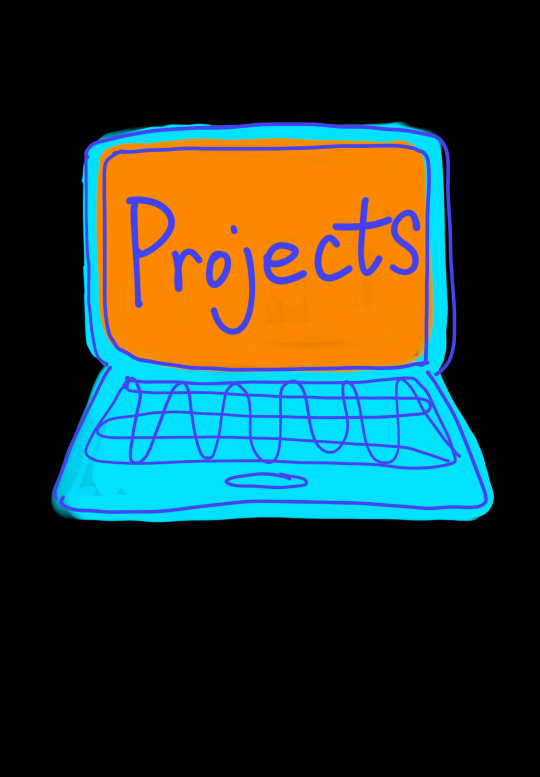
#> input picture assets/computer.jpg, 1080 x 1554 px (shown at 1/2 size)
$ python debug_trace.py
#> lines starting #> are read from the running program, lines starting #| are printed output that depends on the picture; after the words box and inside, x2 and y2 are one past the last pixel; in counts of white or black regions, pixels touching at a corner belong together
### vectorize_lineart.py
#!/usr/bin/env python3
"""
把手绘线稿(多色JPG/PNG)按颜色分层矢量化成SVG,并生成一个
"先画线条、再依次填色"的HTML动画demo。

依赖:
  - Python: pillow (pip install pillow --break-system-packages)
  - 命令行工具: potrace (Ubuntu/Debian: apt-get install potrace
                          Mac: brew install potrace)

用法:
  python3 vectorize_lineart.py \
      --input closed_backpack.jpg \
      --color pink 233,97,239 \
      --color blue 22,22,240 \
      --out-dir output/

第一个 --color 会被当成"线稿层"(先整体淡入一次),
之后每个 --color 会被当成"填色层"(依次淡入),
出现顺序 = 你在命令行里 --color 的先后顺序。
"""

import argparse, os, sys
from PIL import Image, ImageFilter
import potrace

def build_mask(im, target, threshold):
    w, h = im.size
    px = im.load()
    mask = Image.new('L', (w, h), 0)
    mpx = mask.load()
    tr, tg, tb = target
    for y in range(h):
        for x in range(w):
            r, g, b = px[x, y][:3]
            d = (r - tr) ** 2 + (g - tg) ** 2 + (b - tb) ** 2
            if d < threshold:
                mpx[x, y] = 255
    return mask

def close_mask(mask, radius):
    """形态学"闭运算":先膨胀(MaxFilter)把色块往外扩几个像素,再腐蚀(MinFilter)收回来。
    扩张时能把抗锯齿/描边不连续造成的小缝隙连起来,收回时把整体大小基本还原,
    净效果是碎片轮廓变少,而不明显改变色块的形状和大小。radius<=0 时跳过,不处理。"""
    if radius <= 0:
        return mask
    size = radius * 2 + 1
    dilated = mask.filter(ImageFilter.MaxFilter(size))
    return dilated.filter(ImageFilter.MinFilter(size))

def trace_mask_to_subpaths(mask_img, flatness=0.15):
    """mask_img: PIL 'L' image, matched-color pixels are dark (0), background is bright (255).
    Returns a list of SVG path 'd' strings, one per traced contour (solid piece or hole).
    They get joined into one <path d="..."> per layer -- potrace already encodes solid vs.
    hole as the winding direction of each contour, so SVG's default nonzero fill rule cuts
    holes out correctly on its own, with no extra pairing/grouping logic needed on our side."""
    bmp = potrace.Bitmap(mask_img)
    path = bmp.trace(opttolerance=flatness)
    ds = []
    for curve in path:
        d = f"M{curve.start_point.x:.2f},{curve.start_point.y:.2f}"
        for seg in curve:
            if seg.is_corner:
                d += f"L{seg.c.x:.2f},{seg.c.y:.2f}L{seg.end_point.x:.2f},{seg.end_point.y:.2f}"
            else:
                d += (
                    f"C{seg.c1.x:.2f},{seg.c1.y:.2f} "
                    f"{seg.c2.x:.2f},{seg.c2.y:.2f} "
                    f"{seg.end_point.x:.2f},{seg.end_point.y:.2f}"
                )
        d += "Z"
        ds.append(d)
    return ds

# [98 lines left out: functions main, build_reveal_html, not called in this run]

# [2 lines that do not run on import are left out]

### debug_trace.py
# -*- coding: utf-8 -*-
import sys
from PIL import Image
import vectorize_lineart as vl

im = Image.open("assets/computer.jpg").convert("RGB")
#> im is the input picture: PIL image 1080x1554 RGB; mean R, G, B 43.3, 57.2, 50.6
target = (0, 225, 255)  # 线稿层(青色)
threshold = 6500

mask = vl.build_mask(im, target, threshold)
#> in build_mask, `mask = Image.new('L', (w, h), 0)`: mask: PIL image 1080x1554 L; every value is 0
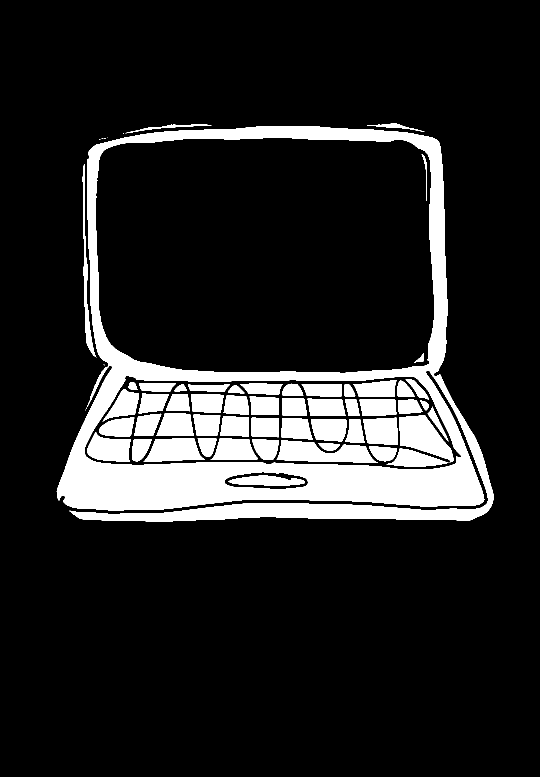
#> mask: PIL image 1080x1554 L (shown at 1/2 size); 13.9% white; 61 white regions (8 under 20 px), largest, box (x1, y1, x2, y2) and area: (113, 252, 987, 1044) 144091, (553, 880, 756, 926) 5795, (798, 830, 907, 925) 5711
mask = vl.close_mask(mask, 2)
#> in close_mask, `dilated = mask.filter(ImageFilter.MaxFilter(size))`:
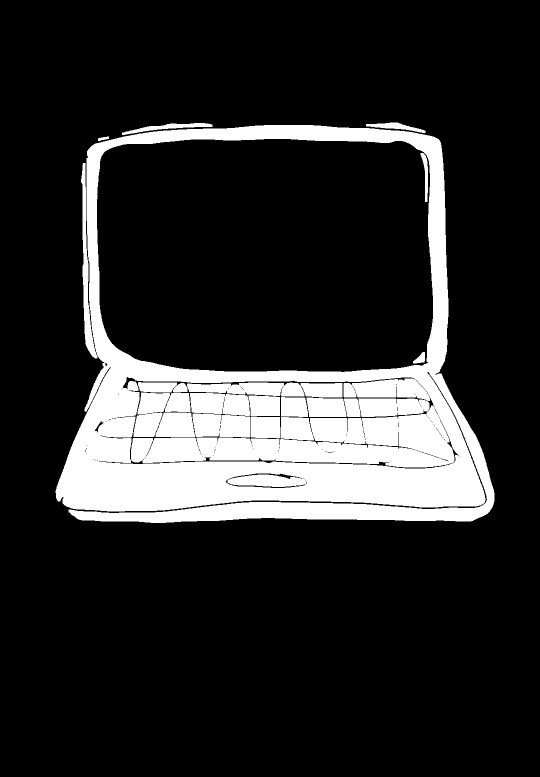
#> dilated: PIL image 1080x1554 L (shown at 1/2 size); 16.6% white; 10 white regions, largest, box (x1, y1, x2, y2) and area: (111, 250, 989, 1046) 241150, (267, 785, 560, 875) 21367, (276, 764, 685, 795) 8908
#> in close_mask, `return dilated.filter(ImageFilter.MinFilter(size))`:
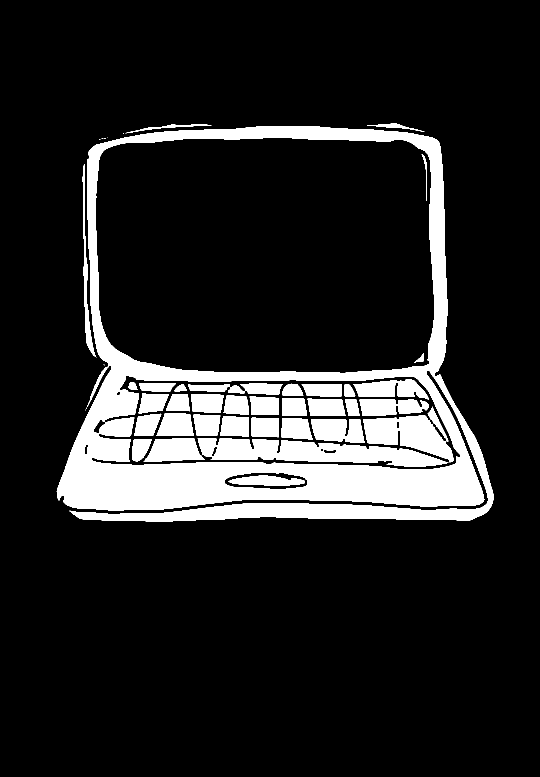
#> returned value: PIL image 1080x1554 L (shown at 1/2 size); 14% white; 46 white regions (8 under 20 px), largest, box (x1, y1, x2, y2) and area: (113, 252, 987, 1044) 152747, (395, 877, 897, 933) 16187, (726, 830, 907, 925) 9066
bbox = mask.getbbox()
#> bbox = (113, 247, 987, 1044)
print("整张图里,青色线稿层的总范围 bbox =", bbox)
#| 整张图里,青色线稿层的总范围 bbox = (113, 247, 987, 1044)

pad = 15
crop_box = (max(0, bbox[0]-pad), max(0, bbox[1]-pad), bbox[2]+pad, bbox[3]+pad)
#> crop_box = (98, 232, 1002, 1059)
cropped = mask.crop(crop_box)
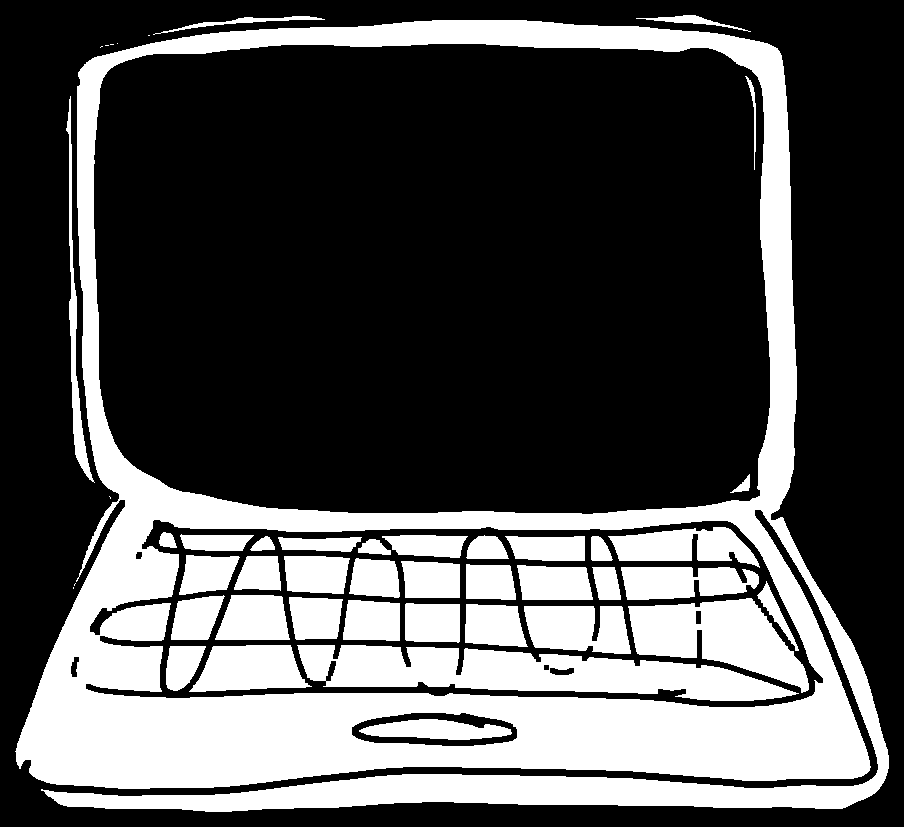
#> cropped: PIL image 904x827 L; 31.5% white; 46 white regions (8 under 20 px), largest, box (x1, y1, x2, y2) and area: (15, 20, 889, 812) 152747, (297, 645, 799, 701) 16187, (628, 598, 809, 693) 9066
cropped_inv = Image.eval(cropped, lambda p: 255 - p).convert('L')

subpaths = vl.trace_mask_to_subpaths(cropped_inv)
#> (the run stopped early here; a loop or call above may not have finished)

$ run again, with assets/camera.jpg copied over assets/computer.jpg
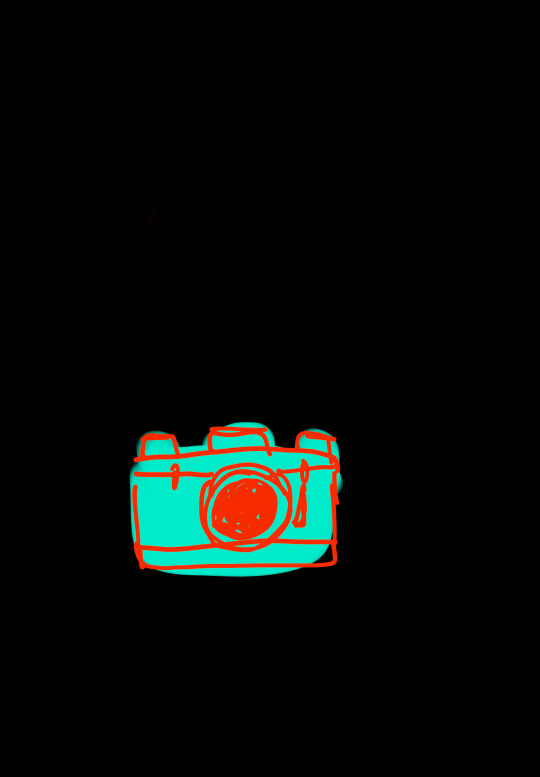
#> input picture assets/camera.jpg, 1080 x 1554 px (shown at 1/2 size)
#> im is the input picture: PIL image 1080x1554 RGB; mean R, G, B 7.9, 11.5, 9
#> `mask = vl.build_mask(im, target, threshold)`:
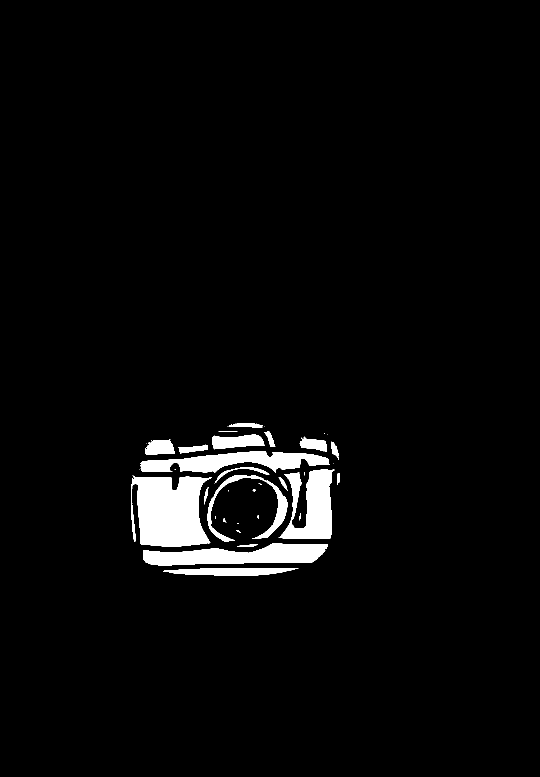
#> mask: PIL image 1080x1554 L (shown at 1/2 size); 3.6% white; 41 white regions (18 under 20 px), largest, box (x1, y1, x2, y2) and area: (262, 951, 424, 1094) 17447, (286, 1087, 656, 1132) 10593, (280, 903, 660, 946) 9080
#> dilated: PIL image 1080x1554 L; 4.5% white; 32 white regions, largest, box (x1, y1, x2, y2) and area: (260, 949, 426, 1096) 19440, (284, 1085, 658, 1134) 12331, (277, 901, 662, 948) 11162
#> bbox = (262, 846, 680, 1152)
#| 整张图里,青色线稿层的总范围 bbox = (262, 846, 680, 1152)
#> crop_box = (247, 831, 695, 1167)
#> `cropped = mask.crop(crop_box)`:
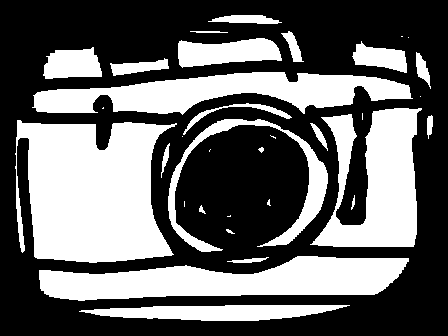
#> cropped: PIL image 448x336 L; 39.9% white; 34 white regions (11 under 20 px), largest, box (x1, y1, x2, y2) and area: (15, 120, 177, 263) 17492, (39, 256, 409, 301) 10603, (32, 72, 413, 115) 9107
